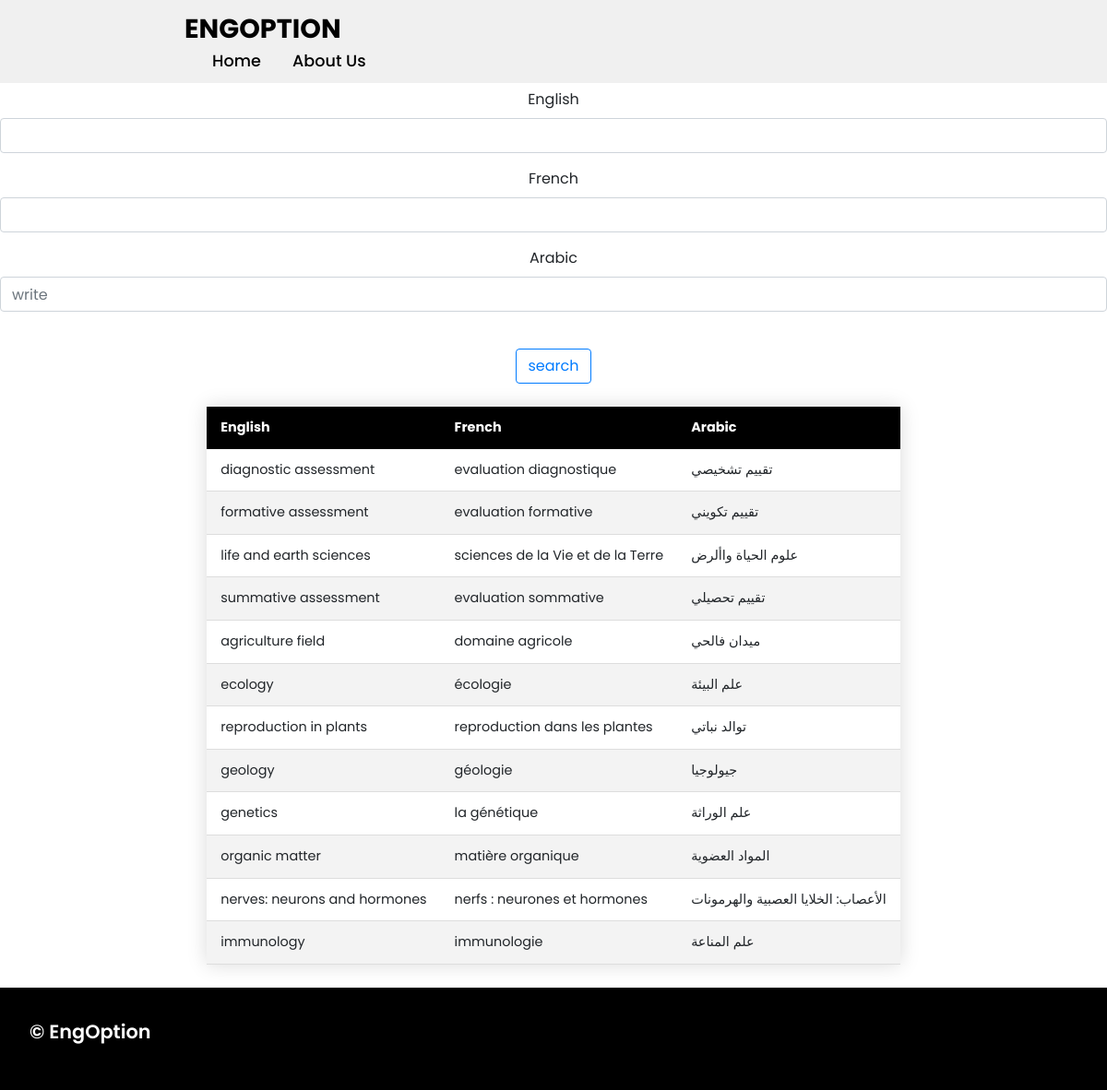
Before: /svt/general/ with the older database file.
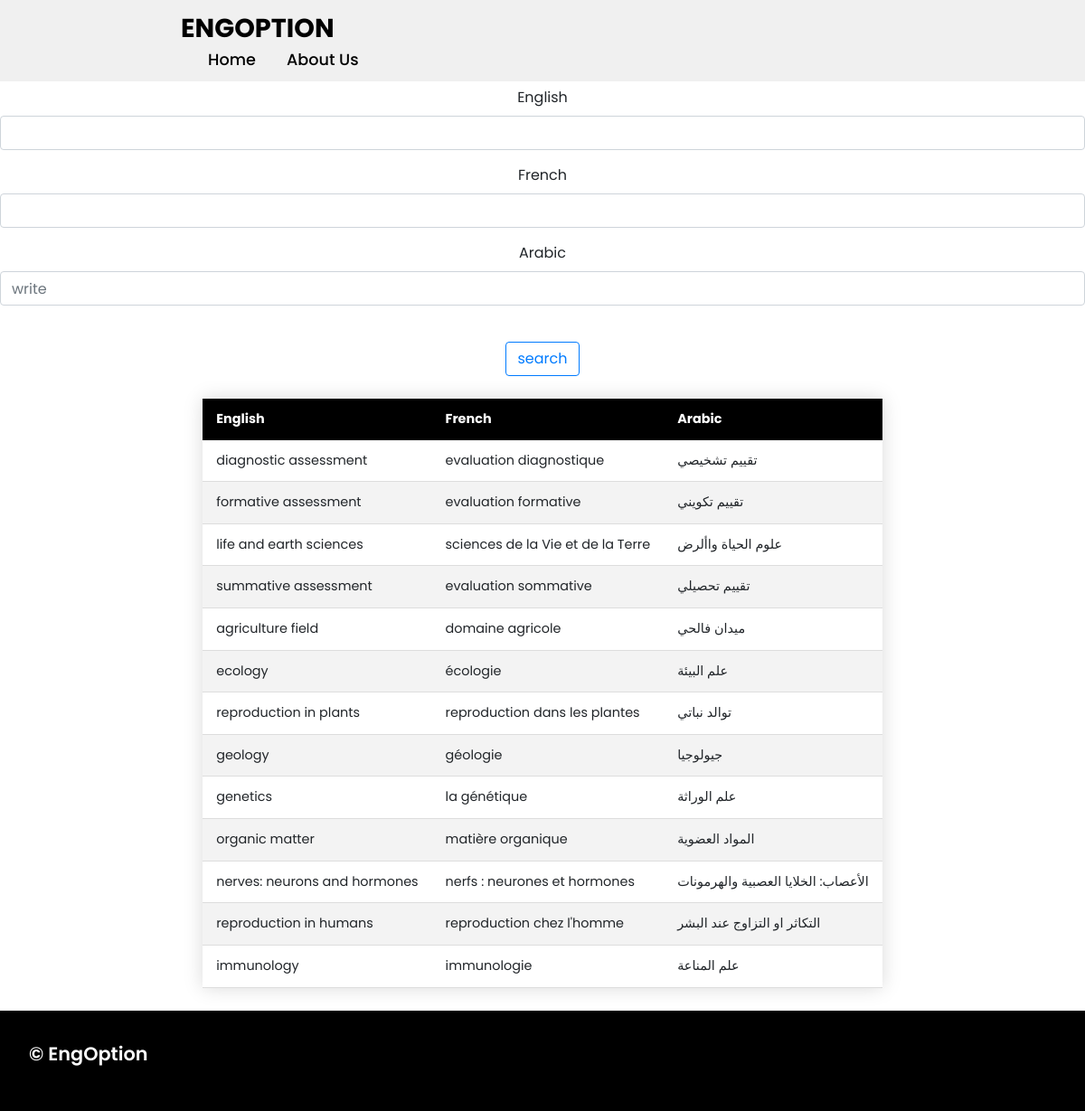
After: the same page with the newer database file.
### app/models.py (models this page shows, shortened)
class SVTWord(models.Model):
    fields = [
        ('General','General'),
        ('Ecology','Ecology'),
        ('Reproduction in plants','Reproduction in plants'),
        ('Geology','Geology'),
        ('Genetics','Genetics'),
        ('Organic matter','Organic matter'),
        ('Nerves: Neurons and hormones','Nerves: Neurons and hormones'),
        ('Reproduction in humans ','Reproduction in humans '),
        ('Immunology','Immunology'),
    ]
    english = models.CharField(max_length=100)
    french = models.CharField(max_length=100)
    arabic = models.CharField(max_length=100)
    field = models.CharField(max_length=100,null=True,blank=True,choices=fields)

### app/views.py (the view)
# urls.py: path('svt/general/',svt_general,name="svtgeneral"),
def svt_general(request):
    general_words = SVTWord.objects.all().filter(field='General')
    filter = OrderFilter(request.GET,queryset=general_words)
    general_words = filter.qs
    context = {
        'svt_general_words':general_words,
        'filter':filter,
    }
    return render(request,'svt/svt_general.html',context)

### app/templates/svt/svt_general.html (shortened to what this page needs)
{% extends 'base.html' %}
{% load static %}
{% block body %}
<br>
<br>
<br>
<br>
<center>
    {% include 'search.html' %}
<table style="overflow-x:auto;" class="styled-table">
    <thead>
        <tr>
            <th>English</th>
            <th>French</th>
            <th>Arabic</th>
        </tr>
    </thead>
    <tbody>
        {% for word in svt_general_words %}
        <tr>
            <td>{{word.english}}</td>
            <td>{{word.french}}</td>
            <td>{{word.arabic}}</td>
        </tr>
        {% endfor %}
    </tbody>
</table>
</center>
{% endblock %}

Changed rows visible on the page:
now on this page (row edited): SVTWord: english "reproduction in humans", french "reproduction chez l'homme", arabic "التكاثر او التزاوج عند البشر"
